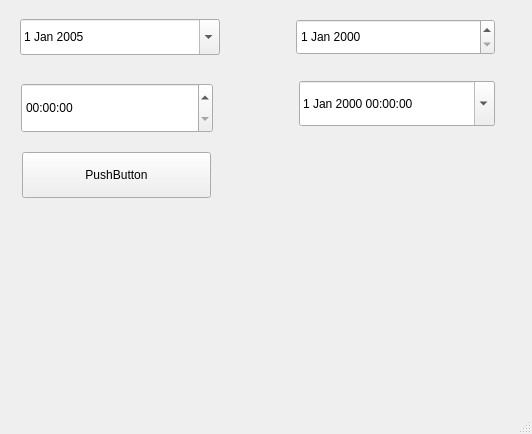
<?xml version="1.0" encoding="UTF-8"?>
<ui version="4.0">
 <class>MainWindow</class>
 <widget class="QMainWindow" name="MainWindow">
  <property name="geometry">
   <rect>
    <x>0</x>
    <y>0</y>
    <width>532</width>
    <height>434</height>
   </rect>
  </property>
  <property name="windowTitle">
   <string>MainWindow</string>
  </property>
  <widget class="QWidget" name="centralwidget">
   <widget class="QTimeEdit" name="timeEdit">
    <property name="geometry">
     <rect>
      <x>21</x>
      <y>83</y>
      <width>192</width>
      <height>50</height>
     </rect>
    </property>
    <property name="calendarPopup">
     <bool>true</bool>
    </property>
   </widget>
   <widget class="QDateTimeEdit" name="dateTimeEdit">
    <property name="geometry">
     <rect>
      <x>299</x>
      <y>81</y>
      <width>196</width>
      <height>45</height>
     </rect>
    </property>
    <property name="calendarPopup">
     <bool>true</bool>
    </property>
   </widget>
   <widget class="QPushButton" name="btnCalculate">
    <property name="geometry">
     <rect>
      <x>22</x>
      <y>152</y>
      <width>189</width>
      <height>46</height>
     </rect>
    </property>
    <property name="text">
     <string>PushButton</string>
    </property>
   </widget>
   <widget class="QWidget" name="">
    <property name="geometry">
     <rect>
      <x>20</x>
      <y>19</y>
      <width>475</width>
      <height>36</height>
     </rect>
    </property>
    <layout class="QHBoxLayout" name="horizontalLayout">
     <item>
      <widget class="QDateEdit" name="dateStart">
       <property name="sizePolicy">
        <sizepolicy hsizetype="Minimum" vsizetype="Preferred">
         <horstretch>0</horstretch>
         <verstretch>0</verstretch>
        </sizepolicy>
       </property>
       <property name="calendarPopup">
        <bool>true</bool>
       </property>
       <property name="date">
        <date>
         <year>2005</year>
         <month>1</month>
         <day>1</day>
        </date>
       </property>
      </widget>
     </item>
     <item>
      <spacer name="horizontalSpacer">
       <property name="orientation">
        <enum>Qt::Horizontal</enum>
       </property>
       <property name="sizeType">
        <enum>QSizePolicy::Fixed</enum>
       </property>
       <property name="sizeHint" stdset="0">
        <size>
         <width>70</width>
         <height>20</height>
        </size>
       </property>
      </spacer>
     </item>
     <item>
      <widget class="QDateEdit" name="dateEnd">
       <property name="sizePolicy">
        <sizepolicy hsizetype="Minimum" vsizetype="Preferred">
         <horstretch>0</horstretch>
         <verstretch>0</verstretch>
        </sizepolicy>
       </property>
      </widget>
     </item>
    </layout>
   </widget>
  </widget>
  <widget class="QMenuBar" name="menubar">
   <property name="geometry">
    <rect>
     <x>0</x>
     <y>0</y>
     <width>532</width>
     <height>21</height>
    </rect>
   </property>
  </widget>
  <widget class="QStatusBar" name="statusbar"/>
 </widget>
 <resources/>
 <connections/>
</ui>
